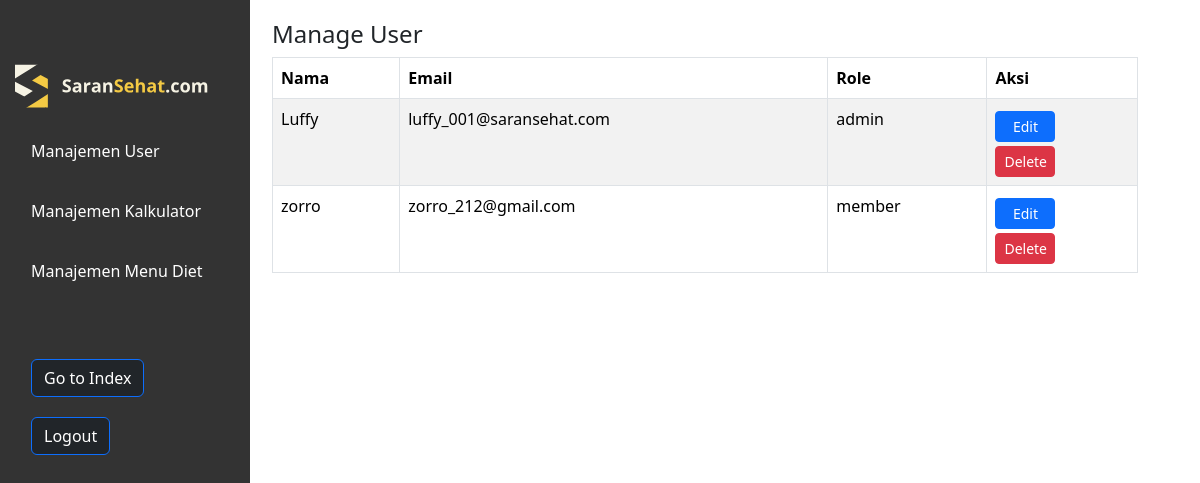
The page /manage_user (signed in) on the database its author committed.
### tables this page shows
CREATE TABLE "users" (
    id INTEGER NOT NULL PRIMARY KEY AUTOINCREMENT,
    username TEXT NOT NULL UNIQUE,
    name TEXT,
    hash TEXT NOT NULL,
    email TEXT NOT NULL,
    role TEXT NOT NULL
);

### app.py (the view)
@app.route('/manage_user', methods=["GET", "POST"])
@login_admin_required
def manage_user():
    users = db.execute("SELECT * FROM users")
    return render_template("manage-user.html", users=users)

### app.py (called while the page is built)
@app.after_request
def after_request(response):
    response.headers["Cache-Control"] = "no-cache, no-store, must-revalidate"
    response.headers["Expires"] = 0
    response.headers["Pragma"] = "no-cache"
    return response

### helpers.py (called while the page is built)
def login_admin_required(f):
    @wraps(f)
    def decorated_function(*args, **kwargs):
        if session.get("role") != 'admin':
            return redirect("/login")
        return f(*args, **kwargs)
    return decorated_function

### templates/manage-user.html (shortened to what this page needs)
{% extends "dashboard.html" %}
{% block content %}
<div class="section">
    <div action="/manage_user" method="post">
        <h4>Manage User</h4>
        <table class="table table-striped">
            <thead>
                <tr>
                    <th class="table-cell">Nama</th>
                    <th class="table-cell">Email</th>
                    <th class="table-cell">Role</th>
                    <th class="table-cell">Aksi</th>
                </tr>
            </thead>
            <tbody>
                {% for user in users %}
                <tr>
                    <td class="table-cell">{{ user.username }}</td>
                    <td class="table-cell">{{ user.email }}</td>
                    <td class="table-cell">{{ user.role }}</td>
                    <td class="table-cell">
                        <div class="d-block my-1">
                            <button type="button" class="btn btn-primary btn-sm" data-bs-toggle="modal"
                                data-bs-target="#editModalUser{{ user.id }}" style="width: 60px"> Edit</button>
                        </div>
                        <form action="/delete/pengguna{{ user.id }}" method="post"
                            onsubmit="return confirm('Apakah Anda yakin ingin menghapus data user ini?');">
                            <button type="submit" class="btn btn-danger btn-sm" style="width: 60px">Delete</button>
                        </form>
                    </td>
                </tr>
                {% endfor %}
            </tbody>
        </table>
    </div>
    {% endblock %}

### static/css/adm_styles.css (style rules this page uses)
html, body { height: 100%; overflow-x: hidden; }
.table-cell { padding: 10px; background-color: #f8f9fa; border: 1px solid #dee2e6; }

### rows shown on the page
users: username "Luffy", email "luffy_001@saransehat.com", role "admin"
users: username "zorro", email "zorro_212@gmail.com", role "member"
